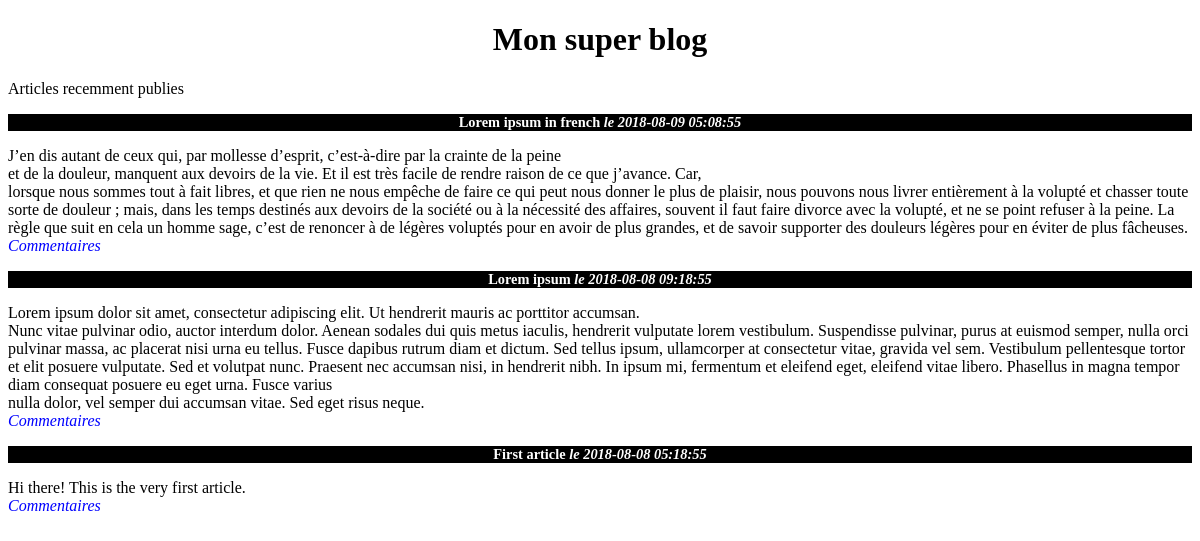
Before: / with the older database file.
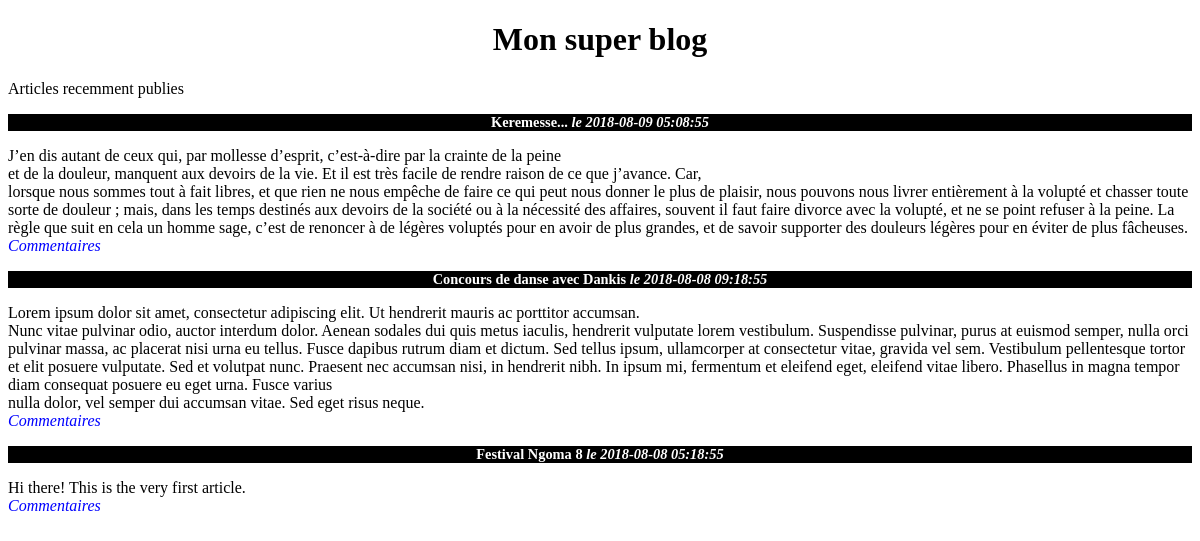
After: the same page with the newer database file.
### tables this page shows
create table t_post (
    pst_id integer not null primary key auto_increment,
    pst_title varchar(150) not null,
    pst_content text not null,
    pst_date datetime not null
);

### index.php (the view, shortened to what this page needs)
<!DOCTYPE html>
<html lang="en" dir="ltr">
  <head>
    <link rel="stylesheet" href="/style.css">
  </head>
  <body>
    <h1>Mon super blog</h1>
    <p>Articles recemment publies</p>
    <?php
    include 'db_connect.php';
    $stmt = $db_conct->query('SELECT pst_id, pst_title, pst_content, pst_date FROM t_post ORDER BY pst_date DESC LIMIT 0, 5');
    while ($row = $stmt->fetch())
    {
    ?>
    <div class="post">
      <h3>
        <?php echo htmlspecialchars ($row['pst_title']); ?>
        <em>le <?php echo $row['pst_date']; ?></em>
      </h3>
      <p>
        <?php echo nl2br(htmlspecialchars ($row['pst_content'])); ?><br>
        <em>
          <a href="comment.php?post=<?php echo $row['pst_id']; ?>">Commentaires</a>
        </em>
      </p>
    </div>
    <?php
    }
    ?>
  </body>
</html>

### style.css (style rules this page uses)
h1, h3 { text-align:center; }
h3 { background-color:black; color:white; font-size:0.9em; margin-bottom:0px; }
a { text-decoration: none; color: blue; }

Changed rows visible on the page:
changed t_post: pst_title "Lorem ipsum in french" → "Keremesse..."
changed t_post: pst_title "Lorem ipsum" → "Concours de danse avec Dankis"
changed t_post "Hi there! This is the very first article.": pst_title "First article" → "Festival Ngoma 8"
